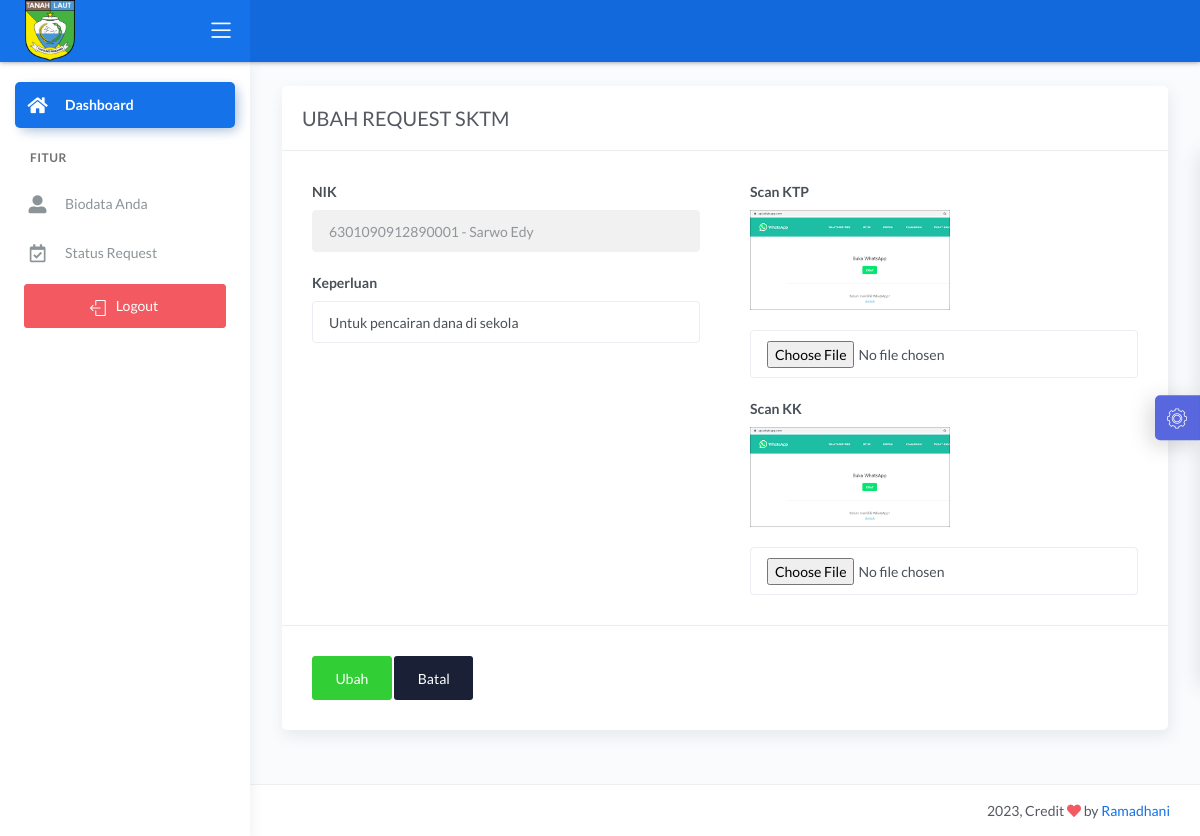
The page /demo1/main.php?halaman=ubah_sktm&id_request_sktm=59 (signed in) on the database its author committed.
### tables this page shows
CREATE TABLE `data_request_sktm` (
  `id_request_sktm` int(11) NOT NULL,
  `nik` varchar(16) NOT NULL,
  `tanggal_request` timestamp NOT NULL DEFAULT current_timestamp(),
  `scan_ktp` text NOT NULL,
  `scan_kk` text NOT NULL,
  `keperluan` varchar(30) NOT NULL,
  `request` varchar(20) NOT NULL DEFAULT 'TIDAK MAMPU',
  `keterangan` varchar(50) NOT NULL DEFAULT 'Data sedang diperiksa oleh Staf',
  `status` int(11) NOT NULL DEFAULT 0,
  `acc` date NOT NULL
);

CREATE TABLE `data_user` (
  `nik` varchar(16) NOT NULL,
  `password` varchar(225) NOT NULL,
  `hak_akses` varchar(225) NOT NULL,
  `nama` varchar(30) NOT NULL,
  `tanggal_lahir` date NOT NULL,
  `tempat_lahir` varchar(30) NOT NULL,
  `jekel` varchar(20) NOT NULL,
  `agama` varchar(20) NOT NULL,
  `alamat` text NOT NULL,
  `telepon` varchar(13) NOT NULL,
  `status_warga` varchar(30) NOT NULL
);

### demo1/ubah_request_sktm.php (the view, shortened to what this page needs)
<?php include '../konek.php';?>
<link href="css/sweetalert.css" rel="stylesheet" type="text/css">
<?php
if(isset($_GET['id_request_sktm'])){
    $id=$_GET['id_request_sktm'];
	$tampil_nik = "SELECT * FROM data_request_sktm NATURAL JOIN data_user WHERE id_request_sktm=$id";
	$query = mysqli_query($konek,$tampil_nik);
    $data = mysqli_fetch_array($query,MYSQLI_BOTH);
	$nik = $data['nik'];
    $nama = $data['nama'];
    $ktp = $data['scan_ktp'];
    $kk = $data['scan_kk'];
    $keperluan = $data['keperluan'];
}
?>
<div class="page-inner">
					<div class="row">
						<div class="col-md-12">
						<form method="POST" enctype="multipart/form-data">
							<div class="card">
								<div class="card-header">
									<div class="card-title">UBAH REQUEST SKTM</div>
								</div>
								<div class="card-body">
									<div class="row">
											<div class="col-md-6 col-lg-6">
                                                <div class="form-group">
													<label>NIK</label>
													<input type="text" name="nik" class="form-control" value="<?= $nik.' - '.$nama;?>" readonly>
												</div>
												<div class="form-group">
													<label>Keperluan</label>
													<input type="text" name="keperluan" class="form-control" value="<?= $keperluan?>" placeholder="Keperluan Anda.." autofocus>
												</div>
											</div>
											<div class="col-md-6 col-lg-6">
                                                <div class="form-group">
													<label>Scan KTP</label><br>
                                                    <img src="../dataFoto/scan_ktp/<?= $ktp;?>" width="200" height="100" alt="">
												</div>
												<div class="form-group">
													<input type="file" name="ktp" class="form-control" size="37">
												</div>
												<div class="form-group">
													<label>Scan KK</label><br>
													<img src="../dataFoto/scan_kk/<?= $kk;?>" width="200" height="100" alt="">
												</div>
                                                <div class="form-group">
													<input type="file" name="kk" class="form-control" size="37">
												</div>
											</div>
									</div>
								</div>
								<div class="card-action">
									<button name="ubah" class="btn btn-success">Ubah</button>
									<a href="?halaman=tampil_status" class="btn btn-default">Batal</a>
								</div>
							</div>
						</div>
					</div>
</div>

### demo1/header.php (shortened to what this page needs)
<!DOCTYPE html>
<html lang="en">
<head>
	<link rel="stylesheet" href="../assets/css/bootstrap.min.css">
	<link rel="stylesheet" href="../assets/css/atlantis.min.css">
	<link rel="stylesheet" href="../assets/css/demo.css">
</head>
<body>
	<div class="wrapper">
		<div class="main-header">
			<div class="logo-header" data-background-color="blue">
				<a href="#" class="logo">
					<img src="../main/img/db/tanahlaut.png" width="50" alt="navbar brand" class="navbar-brand">
				</a>
				<div class="nav-toggle">
					<button class="btn btn-toggle toggle-sidebar">
						<i class="icon-menu"></i>
					</button>
				</div>
			</div>
			<nav class="navbar navbar-header navbar-expand-lg" data-background-color="blue2">
			</nav>
		</div>

### demo1/main.php (shortened to what this page needs)
<?php
 if (isset($_SESSION['password'])=="" || ($_SESSION['hak_akses'])=="")  {
 header('location:login.php');
 }
 else{
 $hak_akses = $_SESSION['hak_akses'];
 }
 ?>
<?php include 'header.php'; ?>
		<div class="sidebar sidebar-style-2">
			<div class="sidebar-wrapper scrollbar scrollbar-inner">
				<div class="sidebar-content">
					<ul class="nav nav-primary">
						<li class="nav-item active">
							<a href="main.php">
								<i class="fas fa-home"></i>
								<p>Dashboard</p>
							</a>
						<li class="nav-section">
							<h4 class="text-section">fitur</h4>
						</li>
						 <?php
						 	if($hak_akses=="Pemohon"){
						 ?>
						<li class="nav-item">
							<a href="?halaman=tampil_pemohon">
								<i class="fas fa-user-alt"></i>
								<p>Biodata Anda</p>
							</a>
						</li>
						<li class="nav-item">
							<a href="?halaman=tampil_status">
								<i class="far fa-calendar-check"></i>
								<p>Status Request</p>
							</a>
						</li>
						<?php
							}
						?>
						<li class="mx-4 mt-2">
							<a href="logout.php" class="btn btn-danger btn-block"><span class="btn-label mr-2"> <i class="icon-logout"></i> </span>Logout</a>
						</li>
					</ul>
				</div>
			</div>
		</div>
		<div class="main-panel">
			<div class="content">
			<?php
          if(isset($_GET['halaman'])){
            $hal = $_GET['halaman'];
            switch($hal){
			  case 'ubah_sktm';
                include 'ubah_request_sktm.php';
			  break;
            }
          }else{
            include 'beranda.php';
          }
        ?>
			</div>
<?php include 'footer.php'; ?>

### demo1/footer.php (shortened to what this page needs)
<footer class="footer">
				<div class="container-fluid">
					<div class="copyright ml-auto">
						<?php echo date('Y');?>, Credit <i class="fa fa-heart heart text-danger"></i> by <a href="https://www.instagram.com/rrmdhni">Ramadhani</a>
					</div>
				</div>
			</footer>
		</div>
		<div class="custom-template">
			<div class="custom-toggle">
				<i class="flaticon-settings"></i>
			</div>
		</div>
	</div>
</body>
</html>

### assets/css/demo.css (style rules this page uses)
.custom-template { position: fixed; top: 50%; transform: translateY(-50%); right: -325px; width: 325px; height: max-content; display: block; z-index: 1; background: #ffffff; transition: all .3s; z-index: 1003; box-shadow: -1px 1px 20px rgba(69, 65, 78, 0.15); border-top-left-radius: 5px; border-bottom-left-radius: 5px; transition: all .5s; }
.custom-template .custom-toggle { position: absolute; width: 45px; height: 45px; background: rgb(88, 103, 221); top: 50%; left: -45px; transform: translateY(-50%); display: flex; align-items: center; justify-content: center; text-align: center; border-top-left-radius: 5px; border-bottom-left-radius: 5px; border-right: 1px solid #177dff; cursor: pointer; color: #ffffff; box-shadow: -5px 5px 20px rgba(69, 65, 78, 0.21); }
.custom-template .custom-toggle i { font-size: 20px; animation: 1.3s spin linear infinite; }

### rows shown on the page
data_request_sktm: nik "6301090912890001 - Sarwo Edy", keperluan "Untuk pencairan dana di sekola", scan_ktp (picture), scan_kk (picture)
